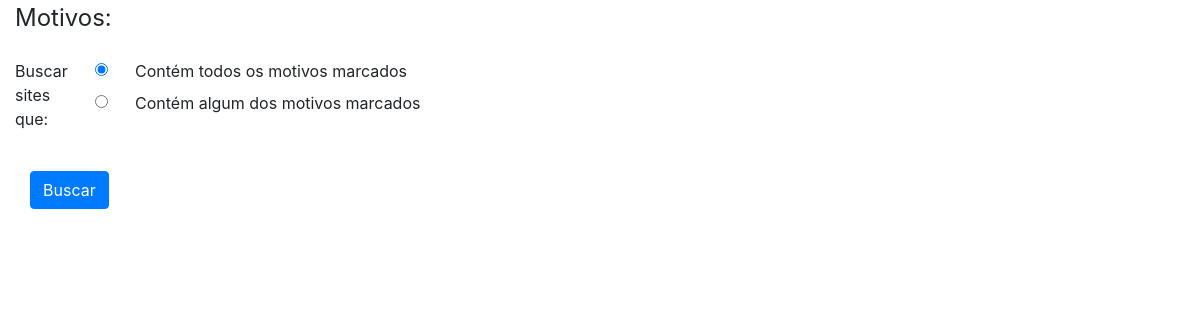
Before: /classificador/busca/ with the older database file.
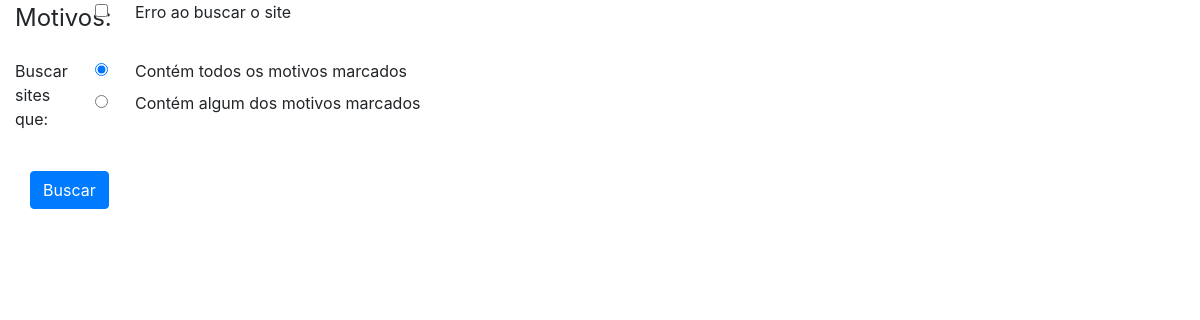
After: the same page with the newer database file.
### classificador/models.py (models this page shows)
class Motivo(models.Model):
	nome = models.CharField(max_length=100)

### classificador/views.py (the view)
# urls.py: path('busca/', views.search, name='busca'),
def search(request):
	rlist = None
	reasons = []
	try:
		rlist = get_list_or_404(Motivo)
	except Http404:
		rlist = None
	if rlist is None:
		pass ############################
	else:
		reasons = [reason.nome for reason in rlist]
	context = {'reasons':reasons}
	return render(request, 'classificador/busca.html', context)

### classificador/templates/classificador/busca.html (shortened to what this page needs)
{% load staticfiles %}
<head>
    <link rel="stylesheet" href="{% static 'css/bootstrap.min.css' %}" />
</head>
<body>
    <div id='queryform' class="col-12">
		<form action="{% url 'search_submit' %}" method="post">
			<fieldset class="form-group">
				<div class="row">
					<legend class="col-form-label col-sm-1 pt-0">Motivos:</legend>
					<div class="col-sm-10">
						{% for m in reasons %}
							<div class="form-check">
								<input type="checkbox" class="form-check-input" id={{m}} name='searchlist' value={{m}}>
								<label class="form-check-label" for={{m}}>{{m}}</label>
							</div>
						{% endfor %}
					</div>
				</div>
			</fieldset>
			<div class="form-group row">
				<div class="col-sm-1">Buscar sites que:</div>
				<div class="col-sm-10">
					<div class="form-check">
						<input class="form-check-input" type="radio" name="searchType" id="Radio1" value="AND" checked>
						<label class="form-check-label" for="Radio1">
						Contém todos os motivos marcados
						</label>
					</div>
					<div class="form-check">
						<input class="form-check-input" type="radio" name="searchType" id="Radio2" value="OR">
						<label class="form-check-label" for="Radio2">
						Contém algum dos motivos marcados
						</label>
					</div>
	    		</div>
			</div>
			<div class="form-group">
				<div class="col-sm-10">
					<br>
					<input type="submit" class="btn btn-primary" value="Buscar">
				</div>
			</div>
		</form>
	</div>
</body>

Changed rows visible on the page:
added Motivo: reasons "Erro ao buscar o site"
